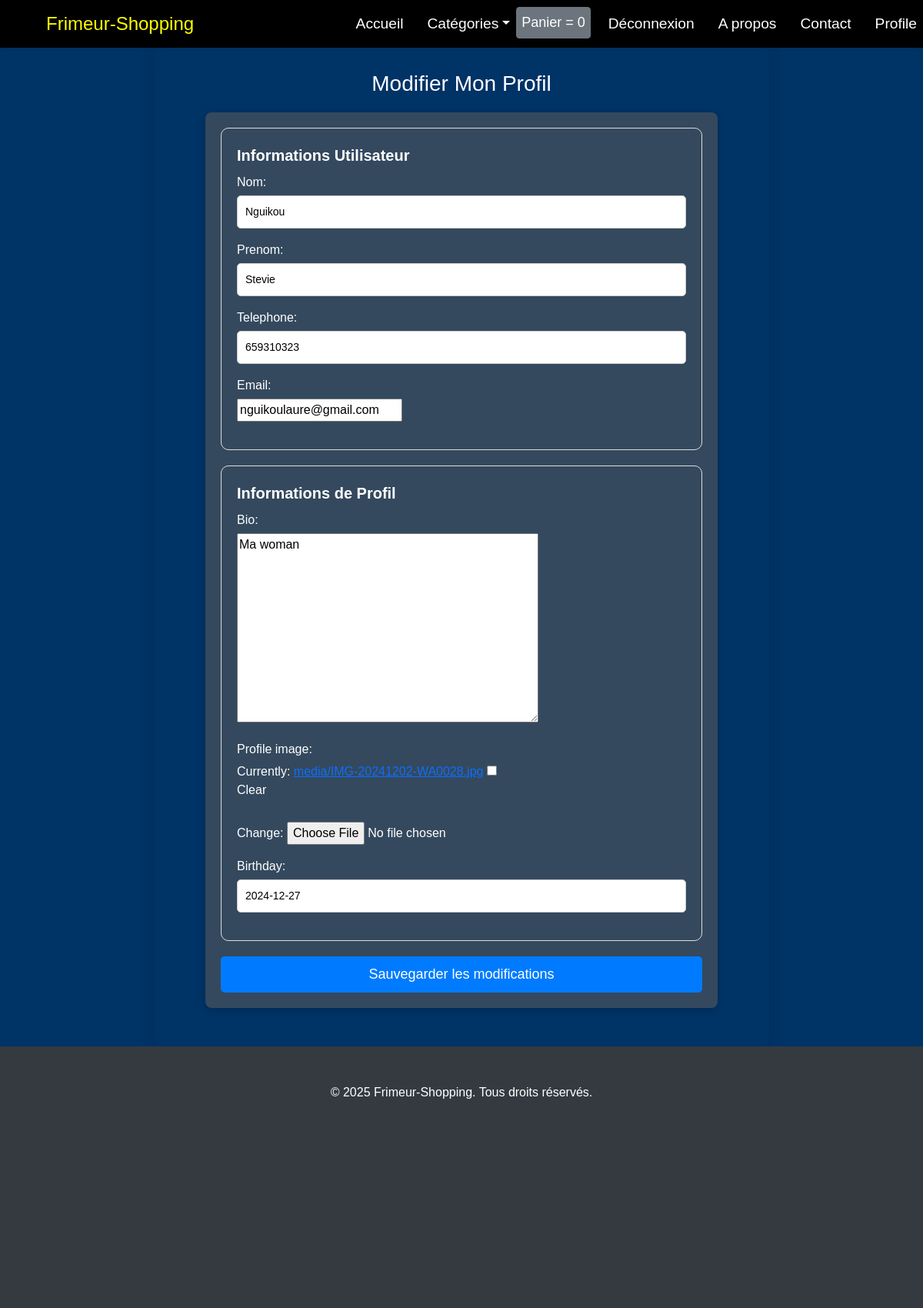
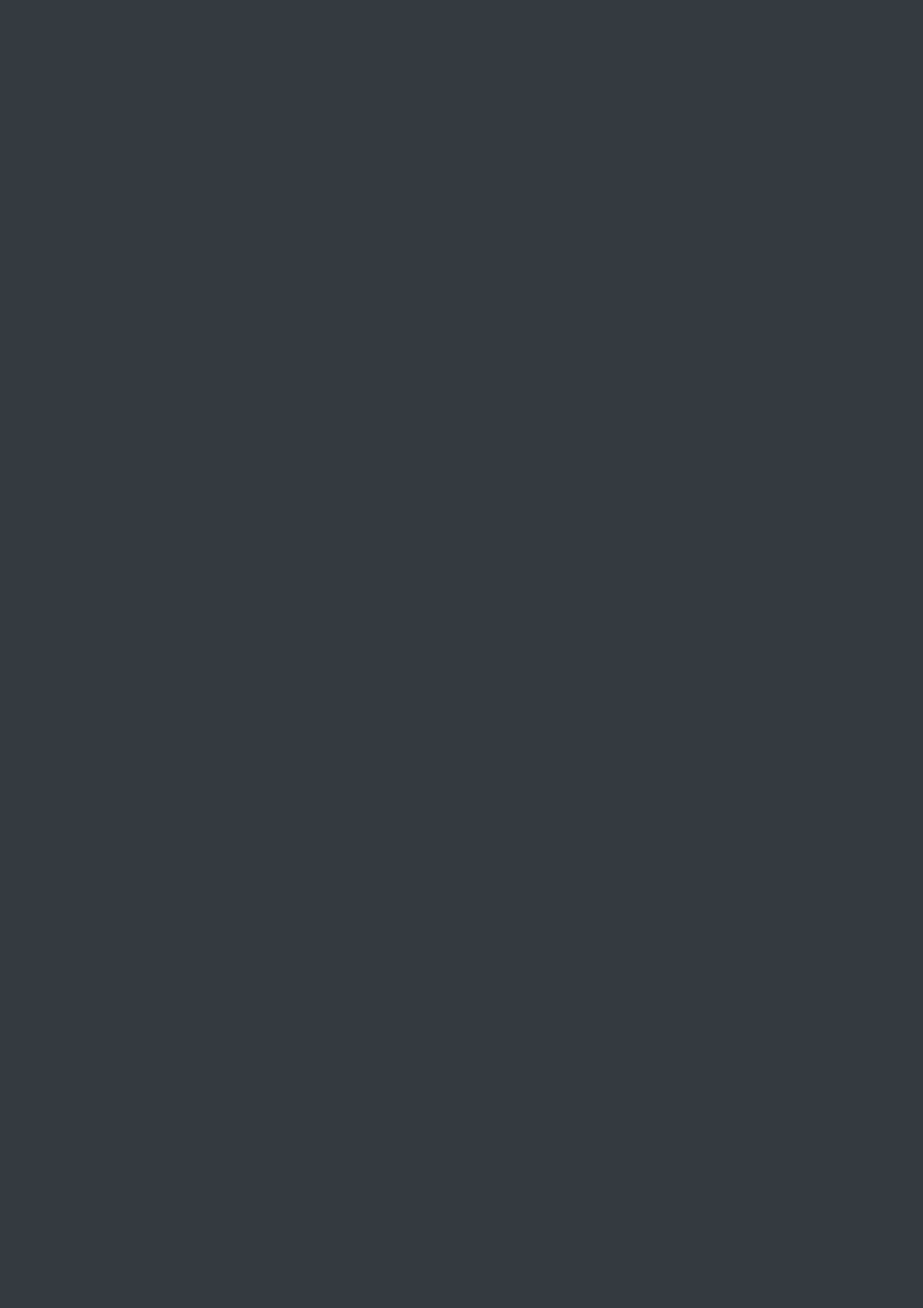
The app's page /Authentification_du_systeme/edit (signed in, upper part) with its own data (2 pictures, top to bottom).
### Authentification_du_systeme/models.py (models this page shows, shortened)
class CustomUser(AbstractBaseUser, PermissionsMixin):
    email = models.EmailField(unique=True)
    nom = models.CharField(max_length=30)
    prenom = models.CharField(max_length=30)
    telephone = models.CharField(max_length=15)
    is_active = models.BooleanField(default=True)
    is_staff = models.BooleanField(default=False)
    is_superuser = models.BooleanField(default=False)
    objects = CustomUserManager()
    USERNAME_FIELD = 'email'
    REQUIRED_FIELDS = ['nom', 'prenom', 'telephone']

class Profile(models.Model):
    bio = models.TextField(max_length=200, blank=True, null=True)
    profile_image = models.ImageField(upload_to='media', blank=True)
    birthday = models.DateField(blank=True, null=True)
    user = models.OneToOneField(CustomUser, on_delete=models.CASCADE)

### Authentification_du_systeme/views.py (the view)
# urls.py: path('edit', views.edit_profile, name = 'edit_profile'),
@login_required(login_url='login_view')
def edit_profile(request):
    if request.method == "POST":
        user_form = UserEditForm(instance=request.user, data=request.POST)
        profile_form = ProfileEditForm(instance=request.user.profile, data=request.POST, files=request.FILES)
        if user_form.is_valid() and profile_form.is_valid():
            user_form.save()
            profile_form.save()
            return redirect('profile')
    else:
        user_form = UserEditForm(instance=request.user)
        profile_form = ProfileEditForm(instance=request.user.profile)
    return render(request, 'profile/edit.html', {
        'user_form': user_form,
        'profile_form': profile_form
    })

### Authentification_du_systeme/forms.py
class UserEditForm(forms.ModelForm):
    class Meta:
        model = CustomUser
        fields = ['nom', 'prenom', 'telephone', 'email']

class ProfileEditForm(forms.ModelForm):
    class Meta:
        model = Profile
        fields = ['bio', 'profile_image', 'birthday']

### Authentification_du_systeme/templates/profile/edit.html (shortened to what this page needs)
{% extends "shop/base.html" %}
{% load static %}
{% block content %}
    <div class="container profile">
        <h1>Modifier Mon Profil</h1>
        <form method="post" enctype="multipart/form-data">
            <fieldset>
                <legend>Informations Utilisateur</legend>
                {{ user_form.as_p }}
            </fieldset>
            <fieldset>
                <legend>Informations de Profil</legend>
                {{ profile_form.as_p }}
            </fieldset>
            <button type="submit" class="btn sauvegarde">Sauvegarder les modifications</button>
        </form>
    </div>
{% endblock %}

### static/css/baseStyle.css (style rules this page uses)
body { font-family: 'Arial', sans-serif; margin: 0; padding: 0; background-color: #003366; color: white; height: 100%; }
form { background-color: #34495e; padding: 20px; border-radius: 8px; box-shadow: 0 2px 10px rgba(0, 0, 0, 0.2); margin: 20px auto; max-width: 90%; }
label { display: block; margin-bottom: 5px; color: white; }
input[type="text"], select { width: 100%; padding: 10px; border: 1px solid #ccc; border-radius: 5px; font-size: 14px; transition: border-color 0.3s; }
.btn { width: 100%; padding: 0.5vw; font-size: 1.5vw; }

### Authentification_du_systeme/templates/profile/edit.html (style rules this page uses)
.profile { max-width: 800px; margin: auto; background-color: inherit; padding: 30px; border-radius: 10px; box-shadow: 0 4px 20px rgba(0, 0, 0, 0.1); }
h1 { font-size: 28px; margin-bottom: 20px; text-align: center; }
fieldset { border: 1px solid #ddd; border-radius: 10px; padding: 20px; margin-bottom: 20px; }
legend { font-size: 20px; font-weight: bold; }
.sauvegarde { display: block; width: 100%; background-color: #007bff; border: none; padding: 10px; border-radius: 5px; cursor: pointer; transition: background-color 0.3s; color: white; }

### records on screen
CustomUser: nom "Nguikou", prenom "Stevie", telephone "659310323", email "nguikoulaure@gmail.com"
Profile: bio "Ma woman", birthday "2024-12-27"
